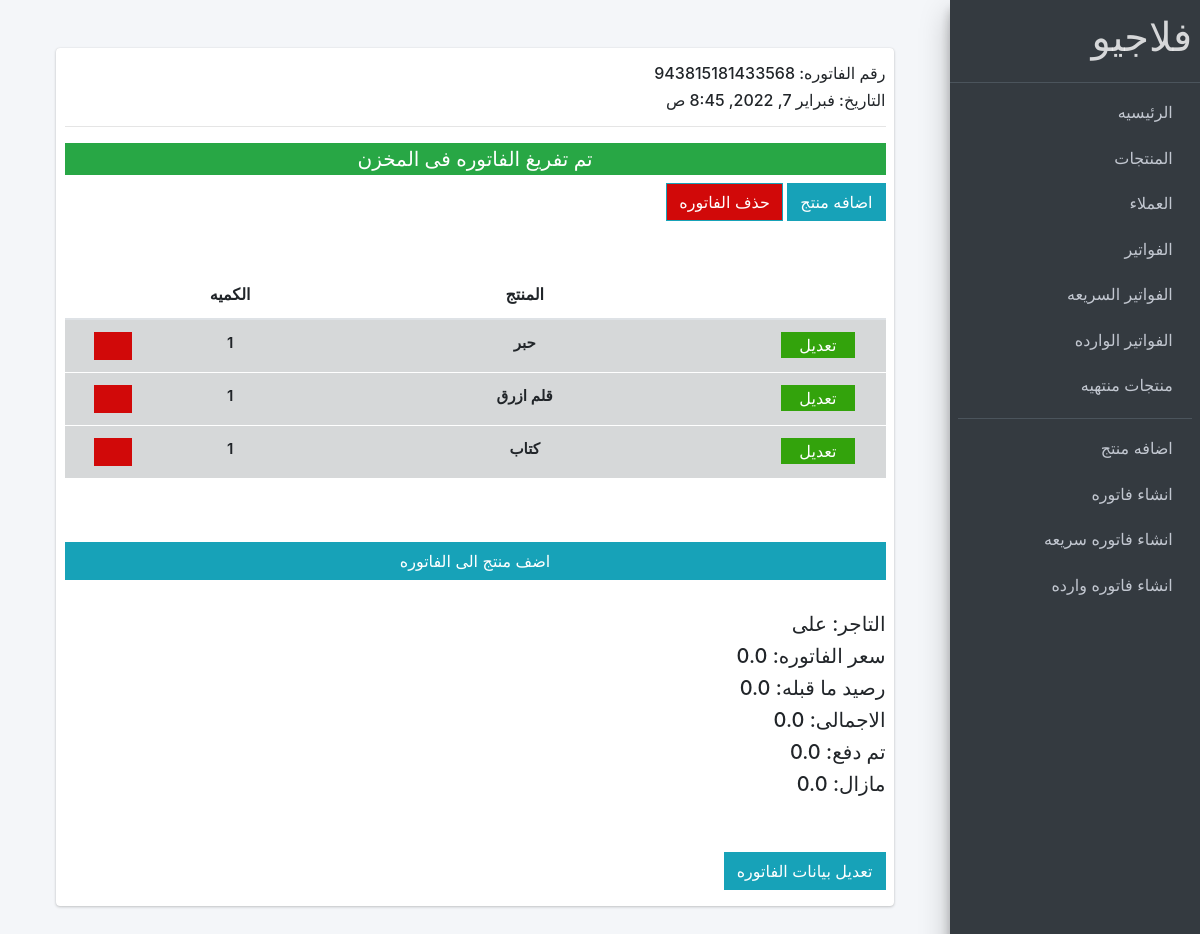
The page /home/products/incoming-bill/7/ on the database its author committed.
### store/models.py (models this page shows, shortened)
class IncomingOrder(models.Model):
    date = models.DateTimeField(auto_now_add=True)
    transaction_id = models.CharField(max_length=100, null=True)
    seller = models.CharField(max_length=100, null=True,verbose_name="التاجر")
    total = models.FloatField(validators=[MinValueValidator(0)],verbose_name="سعر الفاتوره", default=0)
    remaining_money = models.FloatField(validators=[MinValueValidator(0)],verbose_name="رصيد ما قبله", default=0)
    total2 = models.FloatField(validators=[MinValueValidator(0)],verbose_name="الاجمالى", default=0)
    paid = models.FloatField(validators=[MinValueValidator(0)],verbose_name="تم دفع", default=0)
    still = models.FloatField(validators=[MinValueValidator(0)],verbose_name="مازال", default=0)
    empty_done = models.BooleanField(default=False)
    ORDslug = models.SlugField(blank=True, null=True, unique=True, allow_unicode=True, max_length=255 , verbose_name="slug")

class IncomingOrderLine(models.Model):
    product = models.ForeignKey(Product,null=False, blank=False,on_delete=models.CASCADE, verbose_name="المنتج")
    incomingorder = models.ForeignKey(IncomingOrder,on_delete=models.CASCADE)
    qty = models.PositiveIntegerField(default=1, null=False, blank=False, verbose_name="الكميه")
    date = models.DateTimeField(auto_now_add=True)
    class Meta:
        ordering = ["product"]
    def __str__(self):
	    return str(self.product)

class Product(models.Model):
    name = models.CharField(max_length=56, verbose_name="اسم المنتج",unique=True)
    price = models.DecimalField(max_digits=7  , decimal_places=2 , verbose_name="السعر")
    wholesale_price = models.DecimalField(max_digits=7  , decimal_places=2 , verbose_name="سعر الجملة")
    available_in_ventory = models.PositiveIntegerField(verbose_name='متوفر')
    discription = models.TextField(max_length=200, blank=True, null=True, verbose_name="الوصف")
    created_at = models.DateTimeField(auto_now_add=True, verbose_name="تاريخ الانشاء")
    code = models.CharField(max_length=100, null=True)
    PROslug = models.SlugField(blank=True, null=True, unique=True, allow_unicode=True, max_length=255 , verbose_name="slug")
    class Meta:
        ordering = ["name"]
    def __str__(self):
        return self.name

### store/views.py (the view, shortened to what this page needs)
# urls.py: path('products/incoming-bill/<pk>/', views.create_incomline, name="create_incomline"),
def create_incomline(request,pk):
    incomorder = IncomingOrder.objects.get(pk = pk)
    lines = incomorder.incomingorderline_set.all()
    form = IncomingLineForm(request.POST or None)
    return render(request, 'partials/create_incomline.html',{
        'incomorder':incomorder,
        'lines':lines,
        'form':form,
    })

### store/context_processor.py (called while the page is built)
def calc_empty_products(request):
    products = Product.objects.filter(available_in_ventory=0)
    emptyNum = products.count()
    return {"emptyNum":emptyNum}

### templates/partials/create_incomline.html (shortened to what this page needs)
{% extends 'base.html' %}
{% block content %}
<div style="direction: rtl;" class="wrapper">
    <div   class="content-wrapper p-5">
          <section class="content">
            <div class="card card-solid">
                <div class="row d-flex align-items-stretch">
                  <div   class="col-12 p-3">
                    <h6>رقم الفاتوره:  {{incomorder.transaction_id}}</h6>
                    <h6>التاريخ:  {{incomorder.date}}</h6>
                    <hr>
                    {% if incomorder.empty_done %}
                    <div class="emptybill_done bg-success mb-2 text-center">
                      <h5 class="p-1">تم تفريغ الفاتوره فى المخزن</h5>
                    </div>
                    {% else %}
                    <button class="btn btn-info mb-5 empty_the_bill">
                      تفريغ الفاتوره فى المخزن
                    </button>
                    {% endif %}
                    <a class="btn btn-info mb-5 bill-btn-info" href="{% url 'products:add_product' %}">
                      اضافه منتج
                    </a>
                    <a class="btn btn-info mb-5 bill-btn-info delete-bill" href="#">
                      حذف الفاتوره
                    </a>
                    <table class="table bill-table text-center">
                        <thead>
                          <tr>
                            <th scope="col"></th>
                            <th scope="col">المنتج </th>
                            <th scope="col">الكميه</th>
                            <th scope="col"></th>
                          </tr>
                        </thead>
                        <tbody id="appendformhere">
                                {% for incomline in lines %}
                                  {% include "partials/incomline_detail.html" %}
                                {% endfor %}
                        </tbody>
                    </table>
                    <button class="btn btn-info mt-5 w-100 update-bill" hx-get="{% url 'products:incomline_form' %}" hx-swap="beforeend" hx-target="#appendformhere">
                      اضف منتج الى الفاتوره
                    </button>
                  </div>
                  <div   class="col-12 p-3">
                    <div id="info">
                      <div class="seller">
                        <h5> التاجر:
                          {% if incomorder.seller %}
                            {{incomorder.seller}}
                          {% else %}
                            لا يوجد اسم
                          {% endif %}
                        </h5>
                      </div>
                      <div class="total">
                        <h5> سعر الفاتوره: {{incomorder.total}}</h5>
                      </div>
                      <div class="remaining">
                        <h5> رصيد ما قبله: {{incomorder.remaining_money}}</h5>
                      </div>
                      <div class="remaining">
                        <h5> الاجمالى: {{incomorder.total2}}</h5>
                      </div>
                      <div class="main_paid">
                        <h5>تم دفع: {{incomorder.paid}}</h5>
                      </div>
                      <div class="still">
                        <h5>مازال: {{incomorder.still}}</h5>
                      </div>
                  </div>
                    <button class="btn btn-info mt-5  update-incombill" hx-target="#info" hx-swap="innerHTML" hx-post="{% url 'products:update_incombill_info' incomorder.id %}" hx-swap="beforeend" hx-target="#appendformhere">
                      تعديل بيانات الفاتوره
                    </button>
                  </div>
          </section>
        </div>
    </div>
{% endblock %}

### templates/partials/incomline_detail.html (shortened to what this page needs)
{% load static %}
        <tr hx-target="this" hx-swap="outerHTML">
            <td scope="col" class="updatebtn"><button hx-post="{% url 'products:update_incomline' incomline.id %}" class="btn btn-info">تعديل</button></td>
            <td scope="col" class="table_title">{{incomline}} </td>
            <td scope="col" class="qty">{{incomline.qty}}</td>
            <td scope="col" class="deletebtn"><button hx-post="{% url 'products:delete_incomline' incomline.id %}" class="btn btn-info"></button></td>
        </tr>

### rows shown on the page
IncomingOrder: transaction_id "943815181433568", date "فبراير 7, 2022, 8:45 ص", seller "على", total "0.0", remaining_money "0.0", total2 "0.0", paid "0.0", still "0.0"
IncomingOrderLine: product.name "حبر", qty "1"
IncomingOrderLine: product.name "قلم ازرق", qty "1"
IncomingOrderLine: product.name "كتاب", qty "1"
